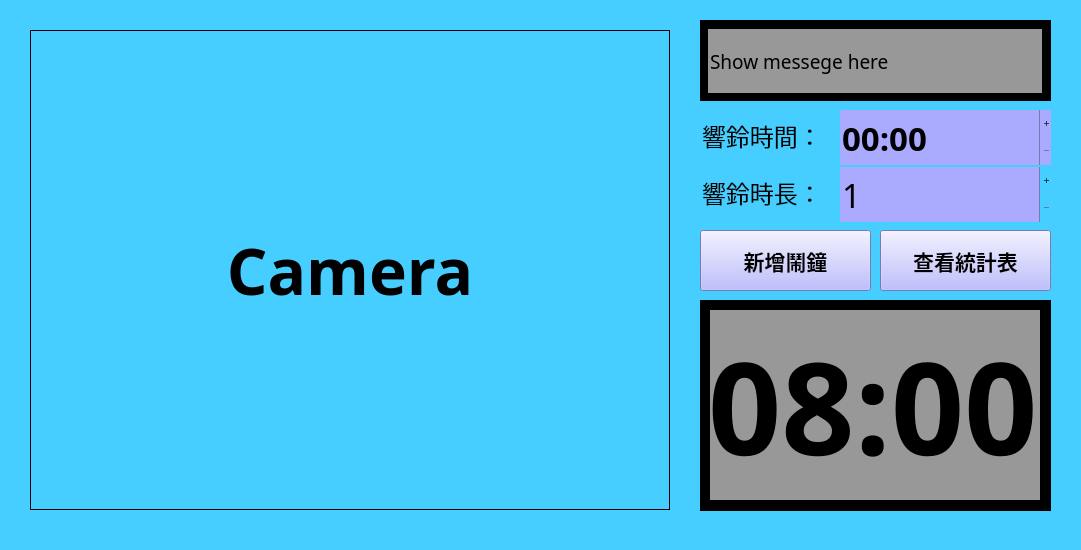
<?xml version="1.0" encoding="UTF-8"?>
<ui version="4.0">
 <class>MainWindow</class>
 <widget class="QMainWindow" name="MainWindow">
  <property name="geometry">
   <rect>
    <x>0</x>
    <y>0</y>
    <width>1081</width>
    <height>550</height>
   </rect>
  </property>
  <property name="windowTitle">
   <string>MainWindow</string>
  </property>
  <property name="autoFillBackground">
   <bool>false</bool>
  </property>
  <property name="styleSheet">
   <string notr="true">background-color: rgb(69, 206, 255)</string>
  </property>
  <property name="tabShape">
   <enum>QTabWidget::Rounded</enum>
  </property>
  <widget class="QWidget" name="centralwidget">
   <property name="autoFillBackground">
    <bool>false</bool>
   </property>
   <widget class="QLineEdit" name="now_time_text">
    <property name="geometry">
     <rect>
      <x>710</x>
      <y>310</y>
      <width>330</width>
      <height>190</height>
     </rect>
    </property>
    <property name="font">
     <font>
      <family>Digital-7 Mono</family>
      <pointsize>96</pointsize>
      <weight>75</weight>
      <italic>false</italic>
      <bold>true</bold>
      <strikeout>false</strikeout>
      <stylestrategy>PreferDefault</stylestrategy>
      <kerning>true</kerning>
     </font>
    </property>
    <property name="cursor">
     <cursorShape>ArrowCursor</cursorShape>
    </property>
    <property name="mouseTracking">
     <bool>true</bool>
    </property>
    <property name="autoFillBackground">
     <bool>false</bool>
    </property>
    <property name="styleSheet">
     <string notr="true">background-color:rgb(152, 152, 152)</string>
    </property>
    <property name="text">
     <string>08:00</string>
    </property>
    <property name="frame">
     <bool>false</bool>
    </property>
    <property name="alignment">
     <set>Qt::AlignCenter</set>
    </property>
    <property name="readOnly">
     <bool>true</bool>
    </property>
    <property name="clearButtonEnabled">
     <bool>false</bool>
    </property>
   </widget>
   <widget class="QLabel" name="view">
    <property name="geometry">
     <rect>
      <x>30</x>
      <y>30</y>
      <width>640</width>
      <height>480</height>
     </rect>
    </property>
    <property name="font">
     <font>
      <family>Taipei Sans TC Beta</family>
      <pointsize>48</pointsize>
      <weight>75</weight>
      <bold>true</bold>
     </font>
    </property>
    <property name="frameShape">
     <enum>QFrame::Box</enum>
    </property>
    <property name="frameShadow">
     <enum>QFrame::Plain</enum>
    </property>
    <property name="text">
     <string>Camera</string>
    </property>
    <property name="scaledContents">
     <bool>false</bool>
    </property>
    <property name="alignment">
     <set>Qt::AlignCenter</set>
    </property>
   </widget>
   <widget class="QPushButton" name="set_time_Button">
    <property name="enabled">
     <bool>true</bool>
    </property>
    <property name="geometry">
     <rect>
      <x>700</x>
      <y>230</y>
      <width>171</width>
      <height>61</height>
     </rect>
    </property>
    <property name="font">
     <font>
      <family>Taipei Sans TC Beta</family>
      <pointsize>16</pointsize>
      <weight>75</weight>
      <bold>true</bold>
     </font>
    </property>
    <property name="styleSheet">
     <string notr="true">background-color:rgb(170, 170, 255);</string>
    </property>
    <property name="text">
     <string>新增鬧鐘</string>
    </property>
    <property name="autoRepeat">
     <bool>false</bool>
    </property>
    <property name="autoExclusive">
     <bool>false</bool>
    </property>
   </widget>
   <widget class="QTimeEdit" name="timeEdit">
    <property name="geometry">
     <rect>
      <x>840</x>
      <y>110</y>
      <width>211</width>
      <height>55</height>
     </rect>
    </property>
    <property name="sizePolicy">
     <sizepolicy hsizetype="Minimum" vsizetype="Fixed">
      <horstretch>0</horstretch>
      <verstretch>0</verstretch>
     </sizepolicy>
    </property>
    <property name="palette">
     <palette>
      <active>
       <colorrole role="Button">
        <brush brushstyle="SolidPattern">
         <color alpha="255">
          <red>255</red>
          <green>255</green>
          <blue>127</blue>
         </color>
        </brush>
       </colorrole>
       <colorrole role="Base">
        <brush brushstyle="SolidPattern">
         <color alpha="255">
          <red>170</red>
          <green>170</green>
          <blue>255</blue>
         </color>
        </brush>
       </colorrole>
       <colorrole role="Window">
        <brush brushstyle="SolidPattern">
         <color alpha="255">
          <red>170</red>
          <green>170</green>
          <blue>255</blue>
         </color>
        </brush>
       </colorrole>
      </active>
      <inactive>
       <colorrole role="Button">
        <brush brushstyle="SolidPattern">
         <color alpha="255">
          <red>255</red>
          <green>255</green>
          <blue>127</blue>
         </color>
        </brush>
       </colorrole>
       <colorrole role="Base">
        <brush brushstyle="SolidPattern">
         <color alpha="255">
          <red>170</red>
          <green>170</green>
          <blue>255</blue>
         </color>
        </brush>
       </colorrole>
       <colorrole role="Window">
        <brush brushstyle="SolidPattern">
         <color alpha="255">
          <red>170</red>
          <green>170</green>
          <blue>255</blue>
         </color>
        </brush>
       </colorrole>
      </inactive>
      <disabled>
       <colorrole role="Button">
        <brush brushstyle="SolidPattern">
         <color alpha="255">
          <red>255</red>
          <green>255</green>
          <blue>127</blue>
         </color>
        </brush>
       </colorrole>
       <colorrole role="Base">
        <brush brushstyle="SolidPattern">
         <color alpha="255">
          <red>170</red>
          <green>170</green>
          <blue>255</blue>
         </color>
        </brush>
       </colorrole>
       <colorrole role="Window">
        <brush brushstyle="SolidPattern">
         <color alpha="255">
          <red>170</red>
          <green>170</green>
          <blue>255</blue>
         </color>
        </brush>
       </colorrole>
      </disabled>
     </palette>
    </property>
    <property name="font">
     <font>
      <family>Taipei Sans TC Beta</family>
      <pointsize>25</pointsize>
      <weight>75</weight>
      <bold>true</bold>
     </font>
    </property>
    <property name="autoFillBackground">
     <bool>true</bool>
    </property>
    <property name="styleSheet">
     <string notr="true">background-color:rgb(170, 170, 255);
</string>
    </property>
    <property name="frame">
     <bool>false</bool>
    </property>
    <property name="buttonSymbols">
     <enum>QAbstractSpinBox::PlusMinus</enum>
    </property>
    <property name="maximumDateTime">
     <datetime>
      <hour>23</hour>
      <minute>59</minute>
      <second>59</second>
      <year>2023</year>
      <month>1</month>
      <day>1</day>
     </datetime>
    </property>
    <property name="minimumDateTime">
     <datetime>
      <hour>0</hour>
      <minute>0</minute>
      <second>0</second>
      <year>2023</year>
      <month>1</month>
      <day>1</day>
     </datetime>
    </property>
    <property name="currentSection">
     <enum>QDateTimeEdit::HourSection</enum>
    </property>
    <property name="displayFormat">
     <string>hh:mm</string>
    </property>
    <property name="timeSpec">
     <enum>Qt::LocalTime</enum>
    </property>
    <property name="time">
     <time>
      <hour>0</hour>
      <minute>0</minute>
      <second>0</second>
     </time>
    </property>
   </widget>
   <widget class="QLineEdit" name="history">
    <property name="geometry">
     <rect>
      <x>708</x>
      <y>29</y>
      <width>334</width>
      <height>64</height>
     </rect>
    </property>
    <property name="font">
     <font>
      <family>Taipei Sans TC Beta</family>
      <pointsize>14</pointsize>
     </font>
    </property>
    <property name="styleSheet">
     <string notr="true">background-color:rgb(152, 152, 152)</string>
    </property>
    <property name="text">
     <string>Show messege here</string>
    </property>
    <property name="frame">
     <bool>false</bool>
    </property>
   </widget>
   <widget class="QSpinBox" name="spinBox">
    <property name="geometry">
     <rect>
      <x>840</x>
      <y>167</y>
      <width>211</width>
      <height>55</height>
     </rect>
    </property>
    <property name="font">
     <font>
      <family>Taipei Sans TC Beta</family>
      <pointsize>25</pointsize>
      <weight>50</weight>
      <bold>false</bold>
      <stylestrategy>PreferDefault</stylestrategy>
     </font>
    </property>
    <property name="styleSheet">
     <string notr="true">background-color:rgb(170, 170, 255);</string>
    </property>
    <property name="frame">
     <bool>false</bool>
    </property>
    <property name="buttonSymbols">
     <enum>QAbstractSpinBox::PlusMinus</enum>
    </property>
    <property name="prefix">
     <string notr="true"/>
    </property>
    <property name="minimum">
     <number>1</number>
    </property>
    <property name="maximum">
     <number>60</number>
    </property>
   </widget>
   <widget class="QLabel" name="label">
    <property name="geometry">
     <rect>
      <x>700</x>
      <y>300</y>
      <width>351</width>
      <height>211</height>
     </rect>
    </property>
    <property name="styleSheet">
     <string notr="true">background-color: rgb(0, 0, 0);</string>
    </property>
    <property name="text">
     <string/>
    </property>
   </widget>
   <widget class="QLineEdit" name="history_2">
    <property name="geometry">
     <rect>
      <x>700</x>
      <y>110</y>
      <width>131</width>
      <height>55</height>
     </rect>
    </property>
    <property name="font">
     <font>
      <family>Taipei Sans TC Beta</family>
      <pointsize>18</pointsize>
     </font>
    </property>
    <property name="styleSheet">
     <string notr="true"/>
    </property>
    <property name="text">
     <string>響鈴時間：</string>
    </property>
    <property name="frame">
     <bool>false</bool>
    </property>
   </widget>
   <widget class="QLineEdit" name="history_3">
    <property name="geometry">
     <rect>
      <x>700</x>
      <y>167</y>
      <width>131</width>
      <height>55</height>
     </rect>
    </property>
    <property name="font">
     <font>
      <family>Taipei Sans TC Beta</family>
      <pointsize>18</pointsize>
     </font>
    </property>
    <property name="styleSheet">
     <string notr="true"/>
    </property>
    <property name="text">
     <string>響鈴時長：</string>
    </property>
    <property name="frame">
     <bool>false</bool>
    </property>
   </widget>
   <widget class="QPushButton" name="set_time_Button_2">
    <property name="enabled">
     <bool>true</bool>
    </property>
    <property name="geometry">
     <rect>
      <x>880</x>
      <y>230</y>
      <width>171</width>
      <height>61</height>
     </rect>
    </property>
    <property name="font">
     <font>
      <family>Taipei Sans TC Beta</family>
      <pointsize>16</pointsize>
      <weight>75</weight>
      <bold>true</bold>
     </font>
    </property>
    <property name="styleSheet">
     <string notr="true">background-color:rgb(170, 170, 255);</string>
    </property>
    <property name="text">
     <string>查看統計表</string>
    </property>
    <property name="autoRepeat">
     <bool>false</bool>
    </property>
    <property name="autoExclusive">
     <bool>false</bool>
    </property>
   </widget>
   <widget class="QLabel" name="label_2">
    <property name="geometry">
     <rect>
      <x>700</x>
      <y>20</y>
      <width>351</width>
      <height>81</height>
     </rect>
    </property>
    <property name="styleSheet">
     <string notr="true">background-color: rgb(0, 0, 0);</string>
    </property>
    <property name="text">
     <string/>
    </property>
   </widget>
   <zorder>label_2</zorder>
   <zorder>label</zorder>
   <zorder>now_time_text</zorder>
   <zorder>view</zorder>
   <zorder>set_time_Button</zorder>
   <zorder>timeEdit</zorder>
   <zorder>history</zorder>
   <zorder>spinBox</zorder>
   <zorder>history_2</zorder>
   <zorder>history_3</zorder>
   <zorder>set_time_Button_2</zorder>
  </widget>
  <widget class="QMenuBar" name="menubar">
   <property name="geometry">
    <rect>
     <x>0</x>
     <y>0</y>
     <width>1081</width>
     <height>21</height>
    </rect>
   </property>
   <property name="defaultUp">
    <bool>false</bool>
   </property>
  </widget>
  <widget class="QStatusBar" name="statusbar"/>
 </widget>
 <resources/>
 <connections/>
</ui>
